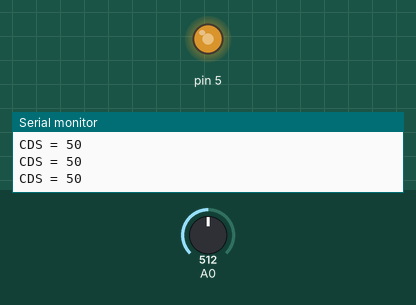
Simulated run of this sketch. Board: Arduino Uno, built with avr-gcc and run on an emulated ATmega328P. Shown: output pins drawn as LEDs (lit = HIGH), the last lines printed to the serial monitor. Inputs (shaded band) come from the test bench; at power-on: A0 = 512.

Above: at 1.2 s.
1.3 s: A0 set to 495
At 2.2 s:
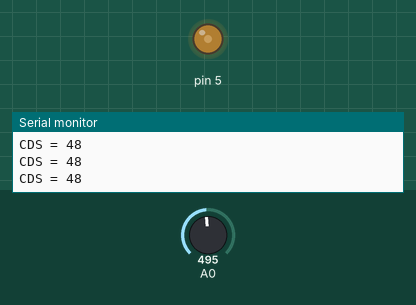
2.9 s: A0 set to 269
4.4 s: A0 set to 241
At 5.6 s:
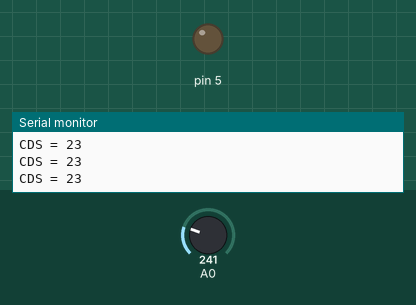
5.9 s: A0 set to 900
At 7.1 s:
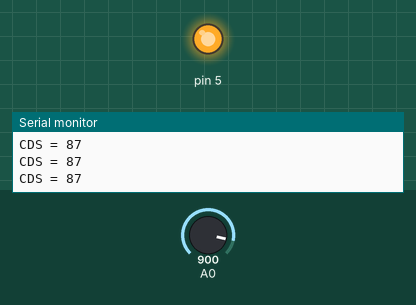
7.5 s: A0 set to 781
9.0 s: A0 set to 757
At 9.6 s:
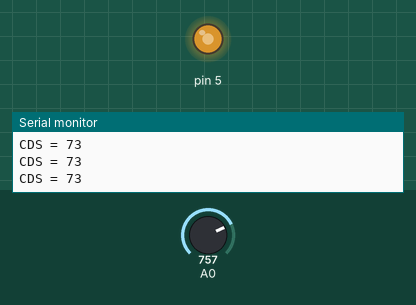
Timing chart, 0 to 11.5 s (numbered marks = the images above; inputs shaded):
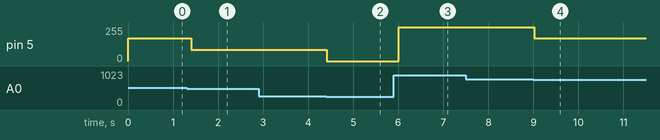

Measured:
- the behaviour switches between 512 and 511 on A0 (found by bisection; images 0 and 1)
- the behaviour switches between 256 and 255 on A0 (found by bisection; images 1 and 2)
- the behaviour switches between 768 and 767 on A0 (found by bisection; images 3 and 4)
- after the input at 1.3 s, pin 5: 170/255 → 85/255 after 0.10 s
- after the input at 4.4 s, pin 5: 85/255 → 0/255 at once
- after the input at 5.9 s, pin 5: 0/255 → 255/255 after 0.11 s
- after the input at 9.0 s, pin 5: 255/255 → 170/255 at once

The sketch:

LCD.ino
```cpp
int val = 0; // AD 변환값을 저장할 변수
int percent;
int LED = 5;

void setup() {
  Serial.begin(9600); // 시리얼 통신 속도 지정
  pinMode(5, OUTPUT);
}
void loop() {
  val = analogRead(0); // 아날로그 0번 핀(CDS) 값을 입력
  percent = map(val,0,1023,0,100); // 변환된 디지털 값을 %로 변환
  Serial.print("CDS = ");
  Serial.print(percent); // 변환된 디지털 값을 시리얼 모니터로 전송
  Serial.print("\n");
  //analogWrite(5, 255);

  if(percent < 25){
    percent = 0;
    analogWrite(5, percent);
  }else if(percent <50){
    percent = 85;
    analogWrite(5, percent);
  }else if(percent <75){
    percent = 170;
    analogWrite(5, percent);
  }else {
    percent = 255;
    analogWrite(5, percent);
  }

  delay(200);
}
```
